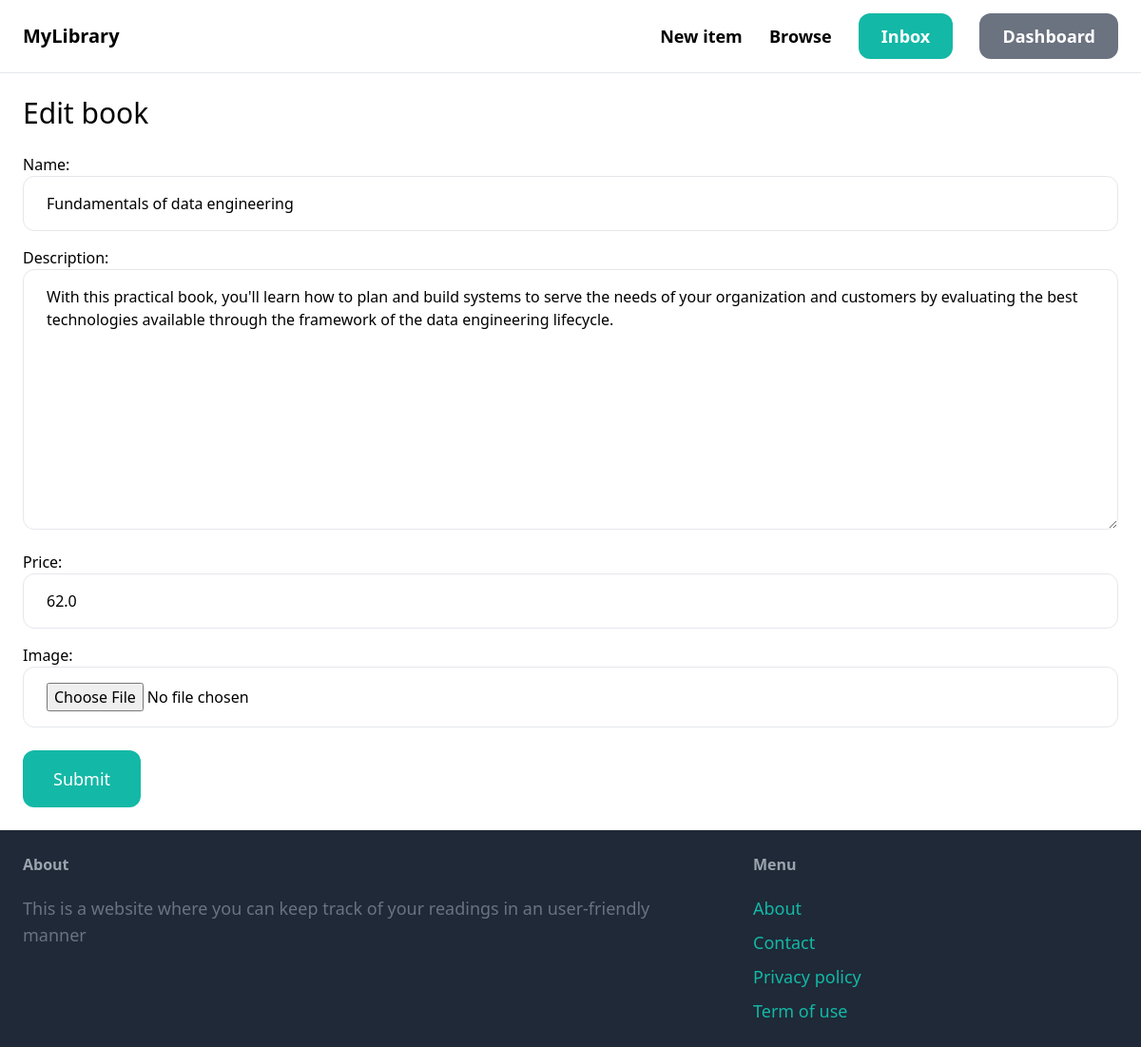
Screenshot of /books/1/edit/ (signed in) with the database file from the repository.
### book/models.py (models this page shows, shortened)
class Book(models.Model):
    category = models.ForeignKey(
        Category, related_name='books', on_delete=models.CASCADE)
    name = models.CharField(max_length=255)
    description = models.TextField(blank=True, null=True)
    price = models.FloatField()
    image = models.ImageField(upload_to='book_images', blank=True, null=True)
    created_at = models.DateTimeField(auto_now_add=True)
    created_by = models.ForeignKey(
        User, related_name='books', on_delete=models.CASCADE)

### book/views.py (the view)
# urls.py: path('<int:pk>/edit/', views.edit, name='edit')
@login_required
def edit(request, pk):
    book = get_object_or_404(Book, pk=pk, created_by=request.user)
    if request.method == 'POST':
        form = EditBookForm(request.POST, request.FILES, instance=book)
        if form.is_valid():
            form.save()
            return redirect('book:detail', pk=book.id)
    else:
        form = EditBookForm(instance=book)
    return render(request, 'book/form.html', {
        'form': form,
        'book': 'Edit book',
    })

### book/forms.py
class EditBookForm(forms.ModelForm):
    class Meta:
        model = Book
        fields = ('name', 'description', 'price', 'image',)
        widgets = {
            'name': forms.TextInput(attrs={
                'class': INPUT_CLASSES
            }),
            'description': forms.Textarea(attrs={
                'class': INPUT_CLASSES
            }),
            'price': forms.TextInput(attrs={
                'class': INPUT_CLASSES
            }),
            'image': forms.FileInput(attrs={
                'class': INPUT_CLASSES
            })
        }

### book/templates/book/form.html (shortened to what this page needs)
{% extends 'core/base.html' %}
{% block content %}
<h1 class="mb-6 text-3xl">{{book}}</h1>
<form method="post" action="." enctype="multipart/form-data">
    <div class="space-y-4">
        {{form.as_p}}
    </div>
    <button class="mt-6 py-4 px-8 text-lg bg-teal-500 hover:bg-teal-700 rounded-xl text-white">Submit</button>
</form>
{% endblock %}

### rows the page displays
Book: name "Fundamentals of data engineering", description "With this practical book, you'll learn how to plan and build systems to serve the needs of your organization and customers by evaluating the best technologies available through the framework of the data engineering lifecycle.", price "62.0"

### other values shown
{{ book }} "Edit book"
